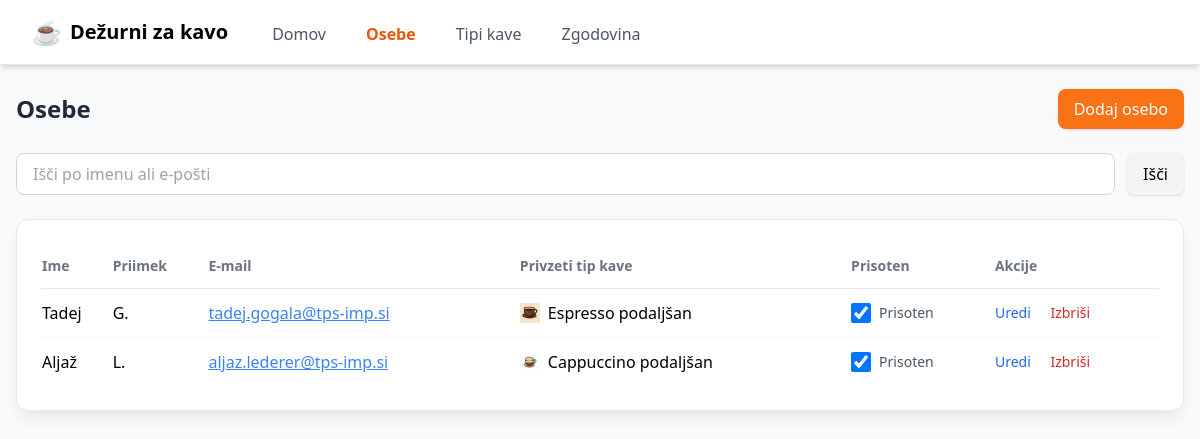
Screenshot of /people with the database file from the repository.
### app.py (models this page shows)
class Person(db.Model):
    __tablename__ = "people"
    id = db.Column(db.Integer, primary_key=True)
    first_name = db.Column(db.String(100), nullable=False)
    last_name = db.Column(db.String(100), nullable=False)
    email = db.Column(db.String(200), nullable=False, unique=True)
    default_coffee_type_id = db.Column(
        db.Integer, db.ForeignKey("coffee_types.id"), nullable=True
    )
    is_present = db.Column(db.Boolean, default=True)
    active = db.Column(db.Boolean, default=True)
    created_at = db.Column(db.DateTime, default=datetime.utcnow)
    updated_at = db.Column(db.DateTime, default=datetime.utcnow,
                           onupdate=datetime.utcnow)
    default_coffee_type = db.relationship("CoffeeType", back_populates="people")
    selections = db.relationship("Selection", back_populates="person")

class CoffeeType(db.Model):
    __tablename__ = "coffee_types"
    id = db.Column(db.Integer, primary_key=True)
    name = db.Column(db.String(100), nullable=False)
    icon = db.Column(db.String(100), nullable=True)
    active = db.Column(db.Boolean, default=True)
    created_at = db.Column(db.DateTime, default=datetime.utcnow)
    updated_at = db.Column(db.DateTime, default=datetime.utcnow,
                           onupdate=datetime.utcnow)
    people = db.relationship("Person", back_populates="default_coffee_type")

### app.py (the view, shortened to what this page needs)
@app.route("/people")
def people_list():
    q = request.args.get("q", "").strip()
    query = Person.query.filter_by(active=True)
    people = query.order_by(Person.last_name, Person.first_name).all()
    coffee_types = CoffeeType.query.filter_by(active=True).all()
    return render_template(
        "people.html",
        people=people,
        coffee_types=coffee_types,
        q=q,
    )

### templates/people.html (shortened to what this page needs)
{% extends "base.html" %}
{% block content %}
<div class="flex justify-between items-center mb-6">
    <h1 class="text-2xl font-bold text-gray-800">Osebe</h1>
    <button
        onclick="openAddModal()"
        class="bg-orange-500 hover:bg-orange-600 text-white px-4 py-2 rounded-lg shadow">
        Dodaj osebo
    </button>
</div>
<form method="get" class="mb-6">
    <div class="flex gap-3">
        <input name="q" value="{{ q }}"
               class="w-full border border-gray-300 rounded-lg px-4 py-2 focus:outline-none focus:ring-2 focus:ring-orange-400"
               placeholder="Išči po imenu ali e-pošti">
        <button class="px-4 py-2 bg-gray-100 hover:bg-gray-200 rounded-lg shadow">
            Išči
        </button>
    </div>
</form>
<div class="card p-6">
    <table class="min-w-full divide-y divide-gray-200">
        <thead>
        <tr class="text-left text-gray-500 text-sm">
            <th class="py-3">Ime</th>
            <th class="py-3">Priimek</th>
            <th class="py-3">E-mail</th>
            <th class="py-3">Privzeti tip kave</th>
            <th class="py-3">Prisoten</th>
            <th class="py-3">Akcije</th>
        </tr>
        </thead>
        <tbody class="divide-y divide-gray-100">
        {% for p in people %}
        <tr class="hover:bg-gray-50 transition">
            <td class="py-3">{{ p.first_name }}</td>
            <td class="py-3">{{ p.last_name }}</td>
            <td class="py-3">
                <a href="mailto:{{ p.email }}" class="text-blue-500 underline">
                    {{ p.email }}
                </a>
            </td>
            <td class="py-3">
                {% if p.default_coffee_type %}
                <div class="flex items-center gap-2">
                    <div class="coffee-badge badge-sm">
                        <img src="{{ p.default_coffee_type.icon }}"
                             class="w-5 h-5" alt="">
                    </div>
                    <span>{{ p.default_coffee_type.name }}</span>
                </div>
                {% else %}
                <span class="text-gray-400">—</span>
                {% endif %}
            </td>
            <td class="py-3">
                <form method="post" action="{{ url_for('toggle_presence', person_id=p.id) }}">
                    <label class="flex items-center cursor-pointer gap-2">
                        <input type="checkbox" name="is_present"
                               onchange="this.form.submit()"
                               {% if p.is_present %}checked{% endif %}
                               class="h-5 w-5 rounded border-gray-300 text-blue-600 focus:ring-blue-500">
                        <span class="text-sm text-gray-600">Prisoten</span>
                    </label>
                </form>
            </td>
            <td class="py-3 space-x-4 text-sm">
                <button onclick="openEditModal({{ p.id }})"
                        class="text-blue-600 hover:underline">Uredi</button>
                <button onclick="openDeleteModal({{ p.id }})"
                        class="text-red-600 hover:underline">Izbriši</button>
            </td>
        </tr>
        {% endfor %}
        </tbody>
    </table>
</div>
{% endblock %}

### templates/base.html (style rules this page uses)
.coffee-badge { @apply flex items-center justify-center rounded-full shadow-sm border; background-color: #f4e7d6; border-color: #d3c2a8; }
.badge-sm { @apply w-6 h-6; }
.coffee-badge img { @apply object-contain; }
body { background-color: #F9FAFB; }
.card { background-color: #FFFFFF; border-radius: 0.75rem; box-shadow: 0 10px 15px -3px rgba(15, 23, 42, 0.08); border: 1px solid #E5E7EB; }

### rows the page displays
Person: first_name "Tadej", last_name "G.", email "tadej.gogala@tps-imp.si", default_coffee_type.icon (picture), default_coffee_type.name "Espresso podaljšan", is_present "☑"
Person: first_name "Aljaž", last_name "L.", email "aljaz.lederer@tps-imp.si", default_coffee_type.icon (picture), default_coffee_type.name "Cappuccino podaljšan", is_present "☑"
